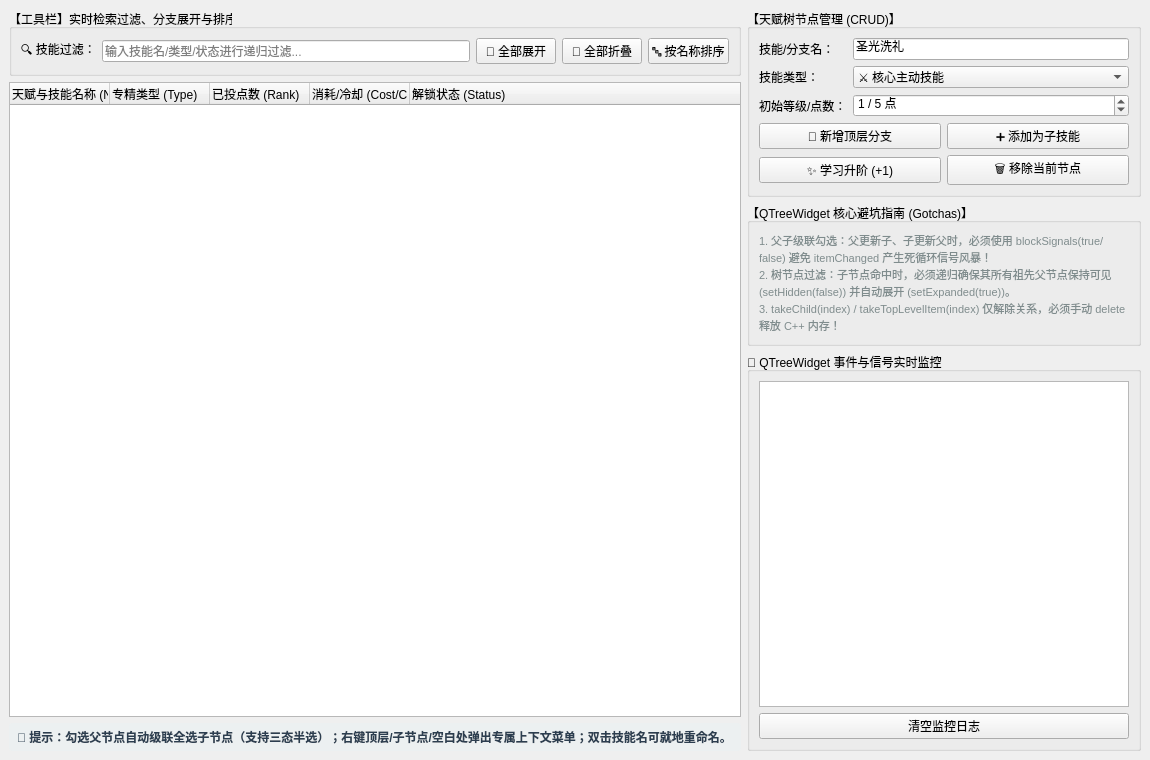
<?xml version="1.0" encoding="UTF-8"?>
<ui version="4.0">
 <class>MainWindow</class>
 <widget class="QMainWindow" name="MainWindow">
  <property name="geometry">
   <rect>
    <x>0</x>
    <y>0</y>
    <width>1150</width>
    <height>760</height>
   </rect>
  </property>
  <property name="windowTitle">
   <string>QTreeWidget 深度实战与避坑指南 (游戏技能天赋树) - demo_tree_widget</string>
  </property>
  <widget class="QWidget" name="centralwidget">
   <layout class="QHBoxLayout" name="hlayoutRoot">
    <!-- 左侧主区域：工具栏 + QTreeWidget -->
    <item>
     <layout class="QVBoxLayout" name="vboxLeftArea">
      <!-- 顶部搜索与快捷折叠展开工具栏 -->
      <item>
       <widget class="QGroupBox" name="groupTreeTools">
        <property name="title">
         <string>【工具栏】实时检索过滤、分支展开与排序</string>
        </property>
        <layout class="QHBoxLayout" name="hlayoutTools">
         <item>
          <widget class="QLabel" name="labelSearch">
           <property name="text">
            <string>🔍 技能过滤：</string>
           </property>
          </widget>
         </item>
         <item>
          <widget class="QLineEdit" name="editFilter">
           <property name="placeholderText">
            <string>输入技能名/类型/状态进行递归过滤...</string>
           </property>
           <property name="clearButtonEnabled">
            <bool>true</bool>
           </property>
          </widget>
         </item>
         <item>
          <widget class="QPushButton" name="btnExpandAll">
           <property name="text">
            <string>📂 全部展开</string>
           </property>
          </widget>
         </item>
         <item>
          <widget class="QPushButton" name="btnCollapseAll">
           <property name="text">
            <string>📁 全部折叠</string>
           </property>
          </widget>
         </item>
         <item>
          <widget class="QPushButton" name="btnSortName">
           <property name="text">
            <string>🔤 按名称排序</string>
           </property>
          </widget>
         </item>
        </layout>
       </widget>
      </item>
      <!-- 主 QTreeWidget -->
      <item>
       <widget class="QTreeWidget" name="treeSkills">
        <property name="contextMenuPolicy">
         <enum>Qt::CustomContextMenu</enum>
        </property>
        <property name="selectionMode">
         <enum>QAbstractItemView::ExtendedSelection</enum>
        </property>
        <property name="animated">
         <bool>true</bool>
        </property>
        <property name="allColumnsShowFocus">
         <bool>true</bool>
        </property>
        <column>
         <property name="text">
          <string>天赋与技能名称 (Name)</string>
         </property>
        </column>
        <column>
         <property name="text">
          <string>专精类型 (Type)</string>
         </property>
        </column>
        <column>
         <property name="text">
          <string>已投点数 (Rank)</string>
         </property>
        </column>
        <column>
         <property name="text">
          <string>消耗/冷却 (Cost/CD)</string>
         </property>
        </column>
        <column>
         <property name="text">
          <string>解锁状态 (Status)</string>
         </property>
        </column>
       </widget>
      </item>
      <!-- 底部统计状态提示 -->
      <item>
       <widget class="QLabel" name="labelTreeTips">
        <property name="styleSheet">
         <string notr="true">background-color: #ecf0f1; padding: 5px; border-radius: 3px; color: #2c3e50; font-weight: bold;</string>
        </property>
        <property name="text">
         <string>💡 提示：勾选父节点自动级联全选子节点（支持三态半选）；右键顶层/子节点/空白处弹出专属上下文菜单；双击技能名可就地重命名。</string>
        </property>
       </widget>
      </item>
     </layout>
    </item>

    <!-- 右侧操作与日志监控区 -->
    <item>
     <layout class="QVBoxLayout" name="vboxRightArea">
      <!-- 节点 CRUD 管理面板 -->
      <item>
       <widget class="QGroupBox" name="groupCrud">
        <property name="title">
         <string>【天赋树节点管理 (CRUD)】</string>
        </property>
        <layout class="QFormLayout" name="formCrud">
         <item row="0" column="0">
          <widget class="QLabel" name="labelNodeName">
           <property name="text">
            <string>技能/分支名：</string>
           </property>
          </widget>
         </item>
         <item row="0" column="1">
          <widget class="QLineEdit" name="editNodeName">
           <property name="text">
            <string>圣光洗礼</string>
           </property>
          </widget>
         </item>
         <item row="1" column="0">
          <widget class="QLabel" name="labelNodeType">
           <property name="text">
            <string>技能类型：</string>
           </property>
          </widget>
         </item>
         <item row="1" column="1">
          <widget class="QComboBox" name="comboNodeType">
           <item>
            <property name="text">
             <string>⚔️ 核心主动技能</string>
            </property>
           </item>
           <item>
            <property name="text">
             <string>🛡️ 被动强化光环</string>
            </property>
           </item>
           <item>
            <property name="text">
             <string>✨ 终极觉醒奥义</string>
            </property>
           </item>
           <item>
            <property name="text">
             <string>📂 顶级天赋分支</string>
            </property>
           </item>
          </widget>
         </item>
         <item row="2" column="0">
          <widget class="QLabel" name="labelRank">
           <property name="text">
            <string>初始等级/点数：</string>
           </property>
          </widget>
         </item>
         <item row="2" column="1">
          <widget class="QSpinBox" name="spinRank">
           <property name="minimum">
            <number>0</number>
           </property>
           <property name="maximum">
            <number>5</number>
           </property>
           <property name="value">
            <number>1</number>
           </property>
           <property name="suffix">
            <string> / 5 点</string>
           </property>
          </widget>
         </item>
         <item row="3" column="0" colspan="2">
          <layout class="QHBoxLayout" name="hlayoutAddNodeBtns">
           <item>
            <widget class="QPushButton" name="btnAddTopLevel">
             <property name="text">
              <string>🌲 新增顶层分支</string>
             </property>
            </widget>
           </item>
           <item>
            <widget class="QPushButton" name="btnAddChild">
             <property name="text">
              <string>➕ 添加为子技能</string>
             </property>
            </widget>
           </item>
          </layout>
         </item>
         <item row="4" column="0" colspan="2">
          <layout class="QHBoxLayout" name="hlayoutNodeOps">
           <item>
            <widget class="QPushButton" name="btnUpgrade">
             <property name="text">
              <string>✨ 学习升阶 (+1)</string>
             </property>
            </widget>
           </item>
           <item>
            <widget class="QPushButton" name="btnDeleteNode">
             <property name="text">
              <string>🗑 移除当前节点</string>
             </property>
            </widget>
           </item>
          </layout>
         </item>
        </layout>
       </widget>
      </item>

      <!-- 避坑指南要点框 -->
      <item>
       <widget class="QGroupBox" name="groupPitfalls">
        <property name="title">
         <string>【QTreeWidget 核心避坑指南 (Gotchas)】</string>
        </property>
        <layout class="QVBoxLayout" name="vboxPitfalls">
         <item>
          <widget class="QLabel" name="labelPitfallNotes">
           <property name="styleSheet">
            <string notr="true">color: #7f8c8d; font-size: 11px;</string>
           </property>
           <property name="text">
            <string>1. 父子级联勾选：父更新子、子更新父时，必须使用 blockSignals(true/false) 避免 itemChanged 产生死循环信号风暴！
2. 树节点过滤：子节点命中时，必须递归确保其所有祖先父节点保持可见 (setHidden(false)) 并自动展开 (setExpanded(true))。
3. takeChild(index) / takeTopLevelItem(index) 仅解除关系，必须手动 delete 释放 C++ 内存！</string>
           </property>
           <property name="wordWrap">
            <bool>true</bool>
           </property>
          </widget>
         </item>
        </layout>
       </widget>
      </item>

      <!-- 实时日志监控面板 -->
      <item>
       <widget class="QGroupBox" name="groupLog">
        <property name="title">
         <string>📡 QTreeWidget 事件与信号实时监控</string>
        </property>
        <layout class="QVBoxLayout" name="vboxLog">
         <item>
          <widget class="QPlainTextEdit" name="textLog">
           <property name="readOnly">
            <bool>true</bool>
           </property>
           <property name="font">
            <font>
             <family>Consolas</family>
             <pointsize>9</pointsize>
            </font>
           </property>
          </widget>
         </item>
         <item>
          <widget class="QPushButton" name="btnClearLog">
           <property name="text">
            <string>清空监控日志</string>
           </property>
          </widget>
         </item>
        </layout>
       </widget>
      </item>
     </layout>
    </item>
   </layout>
  </widget>
 </widget>
 <resources/>
 <connections/>
</ui>
